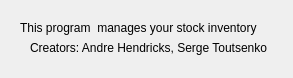
<?xml version="1.0" encoding="UTF-8"?>
<ui version="4.0">
 <class>About</class>
 <widget class="QDialog" name="About">
  <property name="geometry">
   <rect>
    <x>0</x>
    <y>0</y>
    <width>293</width>
    <height>78</height>
   </rect>
  </property>
  <property name="windowTitle">
   <string>Dialog</string>
  </property>
  <widget class="QLabel" name="label">
   <property name="geometry">
    <rect>
     <x>20</x>
     <y>20</y>
     <width>271</width>
     <height>16</height>
    </rect>
   </property>
   <property name="text">
    <string>This program  manages your stock inventory</string>
   </property>
  </widget>
  <widget class="QLabel" name="label_2">
   <property name="geometry">
    <rect>
     <x>30</x>
     <y>40</y>
     <width>241</width>
     <height>16</height>
    </rect>
   </property>
   <property name="text">
    <string>Creators: Andre Hendricks, Serge Toutsenko</string>
   </property>
  </widget>
 </widget>
 <resources/>
 <connections/>
</ui>
